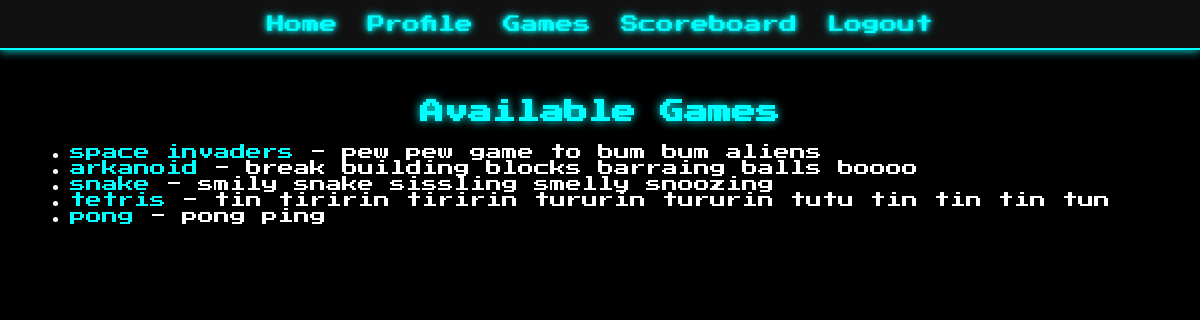
The app's page /games/ (signed in) with its own data.
### games/models.py (models this page shows, shortened)
class Game(models.Model):
    name = models.CharField(max_length=100)
    genre = models.ForeignKey(Genre, on_delete=models.CASCADE)
    description = models.TextField(blank=True)
    template_name = models.CharField(max_length=100, default='games/game_detail.html')

### games/views.py (the view)
# urls.py: path('', views.game_list, name='game_list'),
@login_required
def game_list(request):
    fav_genres = request.user.profile.favorite_genres.all()
    games = Game.objects.filter(genre__in=fav_genres)
    return render(request, 'games/game_list.html', {'games': games})

### templates/games/game_list.html
{% extends "base.html" %}
{% block content %}
  <h2>Available Games</h2>
  {% if games %}
    <ul>
      {% for game in games %}
        <li>
          <a href="{% url 'games:game_detail' game.id %}">{{ game.name }}</a> - {{ game.description }}
        </li>
      {% endfor %}
    </ul>
  {% else %}
    <p>No games available for your selected genres.</p>
  {% endif %}
{% endblock %}

### static/css/style.css (style rules this page uses)
body { background-color: #000; color: #fff; font-family: 'Press Start 2P', cursive; margin: 0; padding: 0; }
h1, h2, h3 { text-align: center; color: #0ff; text-shadow: 0 0 10px #0ff; margin-bottom: 20px; }
a { color: #0ff; text-decoration: none; transition: color 0.3s ease; }

### records on screen
Game: name "space invaders", description "pew pew game to bum bum aliens"
Game: name "arkanoid", description "break building blocks barraing balls boooo"
Game: name "snake", description "smily snake sissling smelly snoozing"
Game: name "tetris", description "tin tiririn tiririn tururin tururin tutu tin tin tin tun"
Game: name "pong", description "pong ping"
